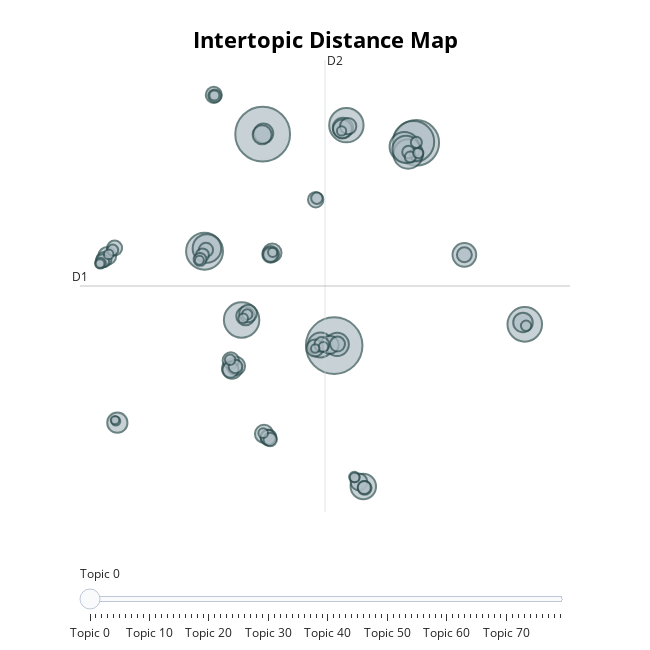

Notebook cell for this chart:
### Markdown cell above
## Visualize Topics
After having trained our model, we can visualize the topics that were generated in a way very similar to LDAvis.

### Code cell
model.visualize_topics()
